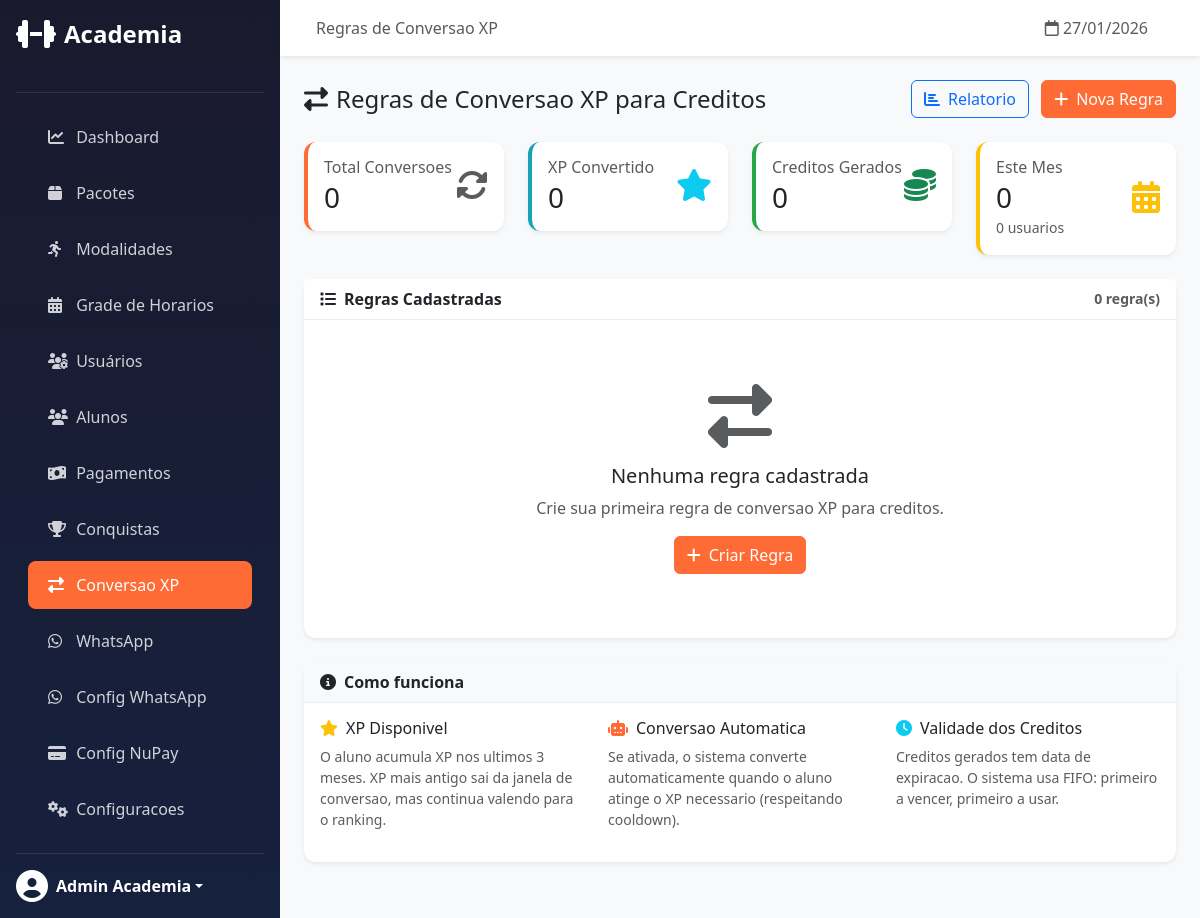
The page /admin/conversion-rules/ (signed in) on the database as committed earlier.
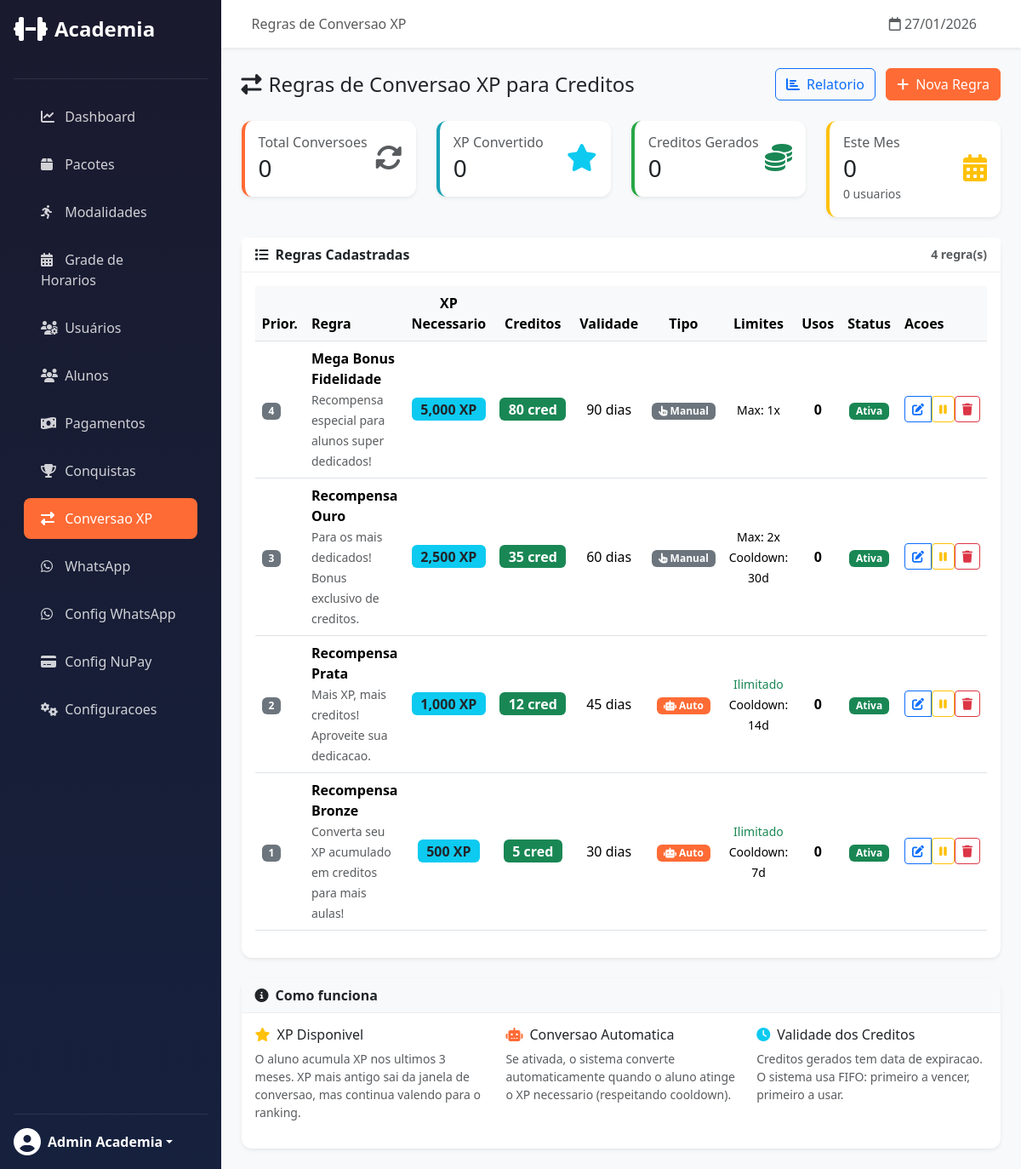
The same page on the database as committed later.
### app/models/conversion_rule.py (models this page shows, shortened)
class ConversionRule(db.Model):
    __tablename__ = 'conversion_rules'
    id = db.Column(db.Integer, primary_key=True)
    name = db.Column(db.String(100), nullable=False)  # Ex: "Bronze Reward"
    description = db.Column(db.String(255))  # Descricao para o usuario
    xp_required = db.Column(db.Integer, nullable=False)  # XP necessario
    credits_granted = db.Column(db.Integer, nullable=False)  # Creditos concedidos
    credit_validity_days = db.Column(db.Integer, nullable=False, default=30)  # Validade em dias
    is_active = db.Column(db.Boolean, default=True)
    is_automatic = db.Column(db.Boolean, default=False)  # Conversao automatica?
    max_uses_per_user = db.Column(db.Integer, nullable=True)  # Null = ilimitado
    cooldown_days = db.Column(db.Integer, nullable=True)  # Dias entre conversoes
    priority = db.Column(db.Integer, default=0)  # Maior = mais prioritario
    created_at = db.Column(db.DateTime, default=datetime.utcnow)
    updated_at = db.Column(db.DateTime, default=datetime.utcnow, onupdate=datetime.utcnow)
    conversions = db.relationship('XPConversion', backref='rule', lazy='dynamic')
    @property
    def usage_count(self):
        return self.conversions.count()

### app/routes/admin/conversion_rules.py (the view)
@conversion_rules_bp.route('/')
@login_required
@admin_required
def list_rules():
    rules = ConversionRule.query.order_by(ConversionRule.priority.desc(), ConversionRule.xp_required).all()
    total_conversions = XPConversion.query.count()
    total_xp_spent = db.session.query(func.coalesce(func.sum(XPConversion.xp_spent), 0)).scalar()
    total_credits_granted = db.session.query(func.coalesce(func.sum(XPConversion.credits_granted), 0)).scalar()
    start_of_month = datetime.now().replace(day=1, hour=0, minute=0, second=0, microsecond=0)
    monthly_stats = XPConversion.get_monthly_stats()
    return render_template('admin/conversion_rules/list.html',
        rules=rules,
        total_conversions=total_conversions,
        total_xp_spent=total_xp_spent,
        total_credits_granted=total_credits_granted,
        monthly_stats=monthly_stats
    )

### app/routes/admin/dashboard.py (called while the page is built)
def admin_required(f):
    @wraps(f)
    def decorated_function(*args, **kwargs):
        if not current_user.is_authenticated or current_user.role != 'admin':
            abort(403)
        return f(*args, **kwargs)
    return decorated_function

### app/templates/admin/conversion_rules/list.html (shortened to what the changed rows need)
{% extends "admin/base.html" %}
{% block content %}
<div class="card">
    <div class="card-header d-flex justify-content-between align-items-center">
        <span><i class="fas fa-list me-2"></i>Regras Cadastradas</span>
        <small class="text-muted">{{ rules|length }} regra(s)</small>
    </div>
    <div class="card-body">
        {% if rules %}
        <div class="table-responsive">
            <table class="table table-hover align-middle">
                <thead>
                    <tr>
                        <th style="width: 50px;">Prior.</th>
                        <th>Regra</th>
                        <th class="text-center">XP Necessario</th>
                        <th class="text-center">Creditos</th>
                        <th class="text-center">Validade</th>
                        <th class="text-center">Tipo</th>
                        <th class="text-center">Limites</th>
                        <th class="text-center">Usos</th>
                        <th class="text-center">Status</th>
                        <th style="width: 150px;">Acoes</th>
                    </tr>
                </thead>
                <tbody>
                    {% for rule in rules %}
                    <tr class="{{ 'table-secondary' if not rule.is_active }}">
                        <td>
                            <span class="badge bg-secondary">{{ rule.priority }}</span>
                        </td>
                        <td>
                            <strong>{{ rule.name }}</strong>
                            {% if rule.description %}
                            <br><small class="text-muted">{{ rule.description[:60] }}{% if rule.description|length > 60 %}...{% endif %}</small>
                            {% endif %}
                        </td>
                        <td class="text-center">
                            <span class="badge bg-info text-dark fs-6">{{ "{:,}".format(rule.xp_required) }} XP</span>
                        </td>
                        <td class="text-center">
                            <span class="badge bg-success fs-6">{{ rule.credits_granted }} cred</span>
                        </td>
                        <td class="text-center">
                            {{ rule.credit_validity_days }} dias
                        </td>
                        <td class="text-center">
                            {% if rule.is_automatic %}
                            <span class="badge bg-primary" title="Conversao automatica ao atingir XP">
                                <i class="fas fa-robot"></i> Auto
                            </span>
                            {% else %}
                            <span class="badge bg-secondary" title="Usuario precisa solicitar manualmente">
                                <i class="fas fa-hand-pointer"></i> Manual
                            </span>
                            {% endif %}
                        </td>
                        <td class="text-center">
                            <small>
                                {% if rule.max_uses_per_user %}
                                Max: {{ rule.max_uses_per_user }}x
                                {% else %}
                                <span class="text-success">Ilimitado</span>
                                {% endif %}
                                {% if rule.cooldown_days %}
                                <br>Cooldown: {{ rule.cooldown_days }}d
                                {% endif %}
                            </small>
                        </td>
                        <td class="text-center">
                            <span class="fw-bold">{{ rule.usage_count }}</span>
                        </td>
                        <td class="text-center">
                            {% if rule.is_active %}
                            <span class="badge bg-success">Ativa</span>
                            {% else %}
                            <span class="badge bg-secondary">Inativa</span>
                            {% endif %}
                        </td>
                        <td>
                            <div class="btn-group">
                                <a href="{{ url_for('admin_conversion_rules.edit_rule', id=rule.id) }}"
                                   class="btn btn-sm btn-outline-primary" title="Editar">
                                    <i class="fas fa-edit"></i>
                                </a>
                                <form action="{{ url_for('admin_conversion_rules.toggle_rule', id=rule.id) }}"
                                      method="POST" class="d-inline">
                                    <button type="submit" class="btn btn-sm btn-outline-{{ 'warning' if rule.is_active else 'success' }}"
                                            title="{{ 'Desativar' if rule.is_active else 'Ativar' }}">
                                        <i class="fas fa-{{ 'pause' if rule.is_active else 'play' }}"></i>
                                    </button>
                                </form>
                                <form action="{{ url_for('admin_conversion_rules.delete_rule', id=rule.id) }}"
                                      method="POST" class="d-inline"
                                      onsubmit="return confirm('Tem certeza que deseja remover esta regra?')">
                                    <button type="submit" class="btn btn-sm btn-outline-danger" title="Remover">
                                        <i class="fas fa-trash"></i>
                                    </button>
                                </form>
                            </div>
                        </td>
                    </tr>
                    {% endfor %}
                </tbody>
            </table>
        </div>
        {% else %}
        <div class="text-center py-5">
            <i class="fas fa-exchange-alt fa-4x text-muted mb-3"></i>
            <h5>Nenhuma regra cadastrada</h5>
            <p class="text-muted">Crie sua primeira regra de conversao XP para creditos.</p>
            <a href="{{ url_for('admin_conversion_rules.create_rule') }}" class="btn btn-primary">
                <i class="fas fa-plus me-2"></i>Criar Regra
            </a>
        </div>
        {% endif %}
    </div>
</div>
{% endblock %}

Rows that differ between the two databases and show on the page:
added ConversionRule: priority "4", name "Mega Bonus Fidelidade", description "Recompensa especial para alunos super dedicados!", xp_required "5,000", credits_granted "80", credit_validity_days "90", shows "Manual", max_uses_per_user "1", usage_count "0", is_active "Ativa"
added ConversionRule: priority "3", name "Recompensa Ouro", description "Para os mais dedicados! Bonus exclusivo de creditos.", xp_required "2,500", credits_granted "35", credit_validity_days "60", shows "Manual", max_uses_per_user "2", cooldown_days "30", usage_count "0", is_active "Ativa"
added ConversionRule: priority "2", name "Recompensa Prata", description "Mais XP, mais creditos! Aproveite sua dedicacao.", xp_required "1,000", credits_granted "12", credit_validity_days "45", is_automatic True (drawn), shows "Ilimitado", cooldown_days "14", usage_count "0", is_active "Ativa"
added ConversionRule: priority "1", name "Recompensa Bronze", description "Converta seu XP acumulado em creditos para mais aulas!", xp_required "500", credits_granted "5", credit_validity_days "30", is_automatic True (drawn), shows "Ilimitado", cooldown_days "7", usage_count "0", is_active "Ativa"
Other text that changed with them:
{{ rules|length }}: "0" → "4"
text no longer shown: "Nenhuma regra cadastrada Crie sua primeira regra de conversao XP para creditos. Criar Regra"
text now shown: "Prior. Regra XP Necessario Creditos Validade Tipo Limites Usos Status Acoes"
